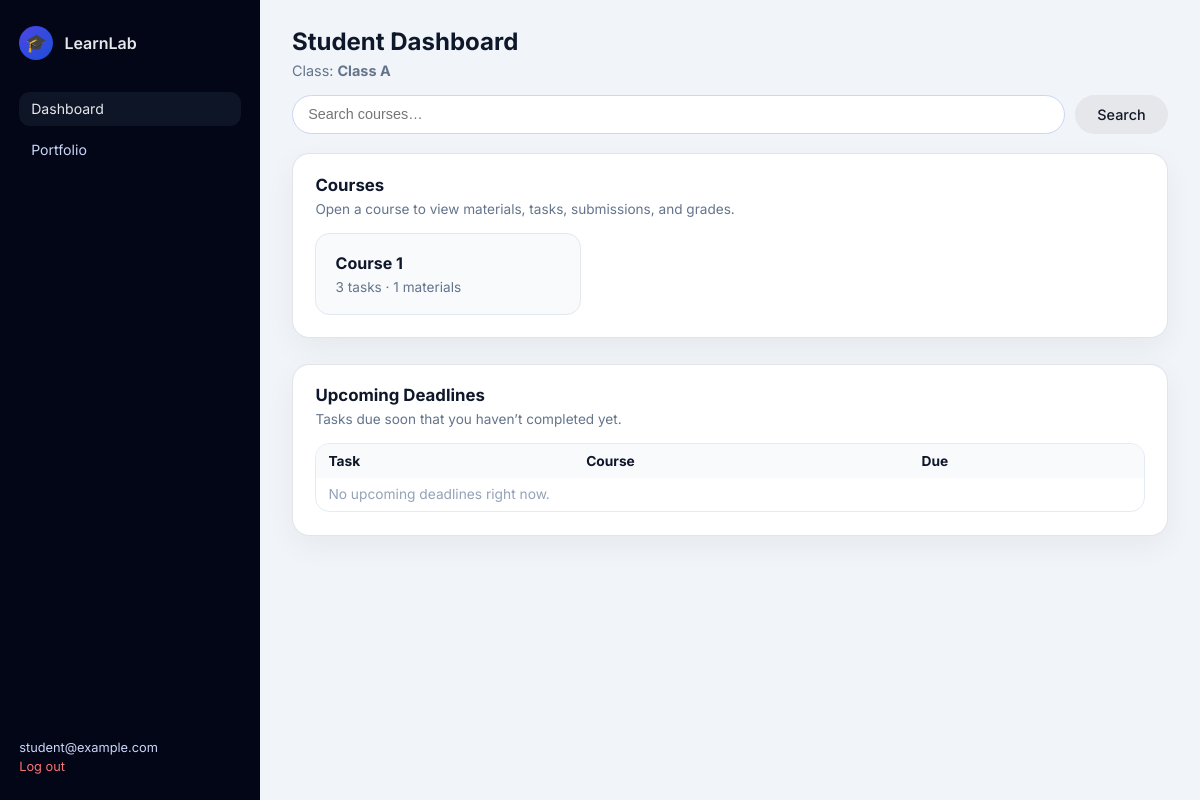
/student/dashboard/ (signed in), run on the app's committed database.
### core/models.py (models this page shows, shortened)
class User(AbstractUser):
    class Roles(models.TextChoices):
        ADMIN = "ADMIN", "Admin"
        TEACHER = "TEACHER", "Teacher"
        STUDENT = "STUDENT", "Student"
    role = models.CharField(
        max_length=20,
        choices=Roles.choices,
        default=Roles.STUDENT,
    )
    student_class = models.ForeignKey(
        "Classroom",
        on_delete=models.SET_NULL,
        null=True,
        blank=True,
        related_name="students",
    )

class Classroom(models.Model):
    name = models.CharField(max_length=200)
    description = models.TextField(blank=True)
    created_at = models.DateTimeField(auto_now_add=True)
    teachers = models.ManyToManyField(
        settings.AUTH_USER_MODEL,
        related_name="teaching_classrooms",
        blank=True,
        limit_choices_to={"role": "TEACHER"},
    )
    class Meta:
        ordering = ["-created_at"]

class Course(models.Model):
    classroom = models.ForeignKey(
        Classroom,
        on_delete=models.CASCADE,
        related_name="courses",
        null=True,
        blank=True,
    )
    name = models.CharField(max_length=200)
    description = models.TextField(blank=True)
    created_at = models.DateTimeField(auto_now_add=True)
    class Meta:
        ordering = ["-created_at"]

### core/views.py (the view)
# urls.py: path("student/dashboard/", views.student_dashboard, name="student_dashboard"),
@login_required
def student_dashboard(request: HttpRequest) -> HttpResponse:
    user: User = request.user  # type: ignore[assignment]
    if user.role != User.Roles.STUDENT:
        return _redirect_for_role(user)
    classroom = user.student_class
    courses = Course.objects.filter(classroom=classroom) if classroom else Course.objects.none()
    q = (request.GET.get("q") or "").strip()
    if q and classroom:
        courses = courses.filter(name__icontains=q)
    upcoming_deadlines = []
    if classroom:
        from django.utils import timezone
        now = timezone.now()
        group_ids = list(TaskGroup.objects.filter(students=user).values_list("id", flat=True))
        completed_task_ids = set(
            list(TaskSubmission.objects.filter(submitted_by=user).values_list("task_id", flat=True))
            + list(TaskSubmission.objects.filter(group_id__in=group_ids).values_list("task_id", flat=True))
        )
        upcoming_deadlines = (
            Task.objects.filter(course__classroom=classroom, due_date__isnull=False, due_date__gte=now)
            .exclude(pk__in=completed_task_ids)
            .select_related("course", "course__classroom")
            .order_by("due_date")[:8]
        )
    return render(
        request,
        "core/student_dashboard.html",
        {"classroom": classroom, "courses": courses, "q": q, "upcoming_deadlines": upcoming_deadlines},
    )

### templates/core/student_dashboard.html (shortened to what this page needs)
{% extends "core/base.html" %}
{% block body_class %}page-dashboard page-dashboard-student{% endblock %}
{% block content %}
<div class="dashboard-layout">
    <aside class="sidebar">
        <div class="sidebar-brand">
            <span class="sidebar-logo-circle">🎓</span>
            <span class="sidebar-title">LearnLab</span>
        </div>
        <nav class="sidebar-nav">
            <a href="{% url 'student_dashboard' %}" class="sidebar-link sidebar-link-active">Dashboard</a>
            <a href="{% url 'student_portfolio' %}" class="sidebar-link">Portfolio</a>
        </nav>
        <div class="sidebar-footer">
            <span class="sidebar-user">{{ request.user.get_full_name|default:request.user.username }}</span>
            <a href="{% url 'logout' %}" class="sidebar-logout">Log out</a>
        </div>
    </aside>
    <main class="dashboard-main">
        <header class="dashboard-header">
            <h1>Student Dashboard</h1>
            <p>
                Class:
                {% if classroom %}<strong>{{ classroom.name }}</strong>{% else %}<strong>Not assigned yet</strong>{% endif %}
            </p>
        </header>
        <form method="get" class="search-row">
            <input class="search-input" type="text" name="q" value="{{ q }}" placeholder="Search courses…">
            <button class="btn btn-secondary" type="submit">Search</button>
        </form>
        {% if classroom %}
            <section class="card">
                <h2>Courses</h2>
                <p class="card-subtitle">Open a course to view materials, tasks, submissions, and grades.</p>
                <div class="class-grid">
                    {% for course in courses %}
                        <a href="{% url 'student_course_detail' course.pk %}" class="class-card">
                            <h3>{{ course.name }}</h3>
                            <p>{{ course.tasks.count }} tasks · {{ course.materials.count }} materials</p>
                        </a>
                    {% empty %}
                        <p class="text-muted">No courses in your class yet.</p>
                    {% endfor %}
                </div>
            </section>
            <section class="card" style="margin-top: 1.6rem;">
                <h2>Upcoming Deadlines</h2>
                <p class="card-subtitle">Tasks due soon that you haven’t completed yet.</p>
                <div class="table-wrapper">
                    <table class="data-table">
                        <thead>
                            <tr><th>Task</th><th>Course</th><th>Due</th></tr>
                        </thead>
                        <tbody>
                        {% for t in upcoming_deadlines %}
                            <tr>
                                <td><a href="{% url 'student_task_detail' t.pk %}">{{ t.title }}</a></td>
                                <td>{{ t.course.name }}</td>
                                <td>{{ t.due_date|date:"M j, Y" }}</td>
                            </tr>
                        {% empty %}
                            <tr><td colspan="3" class="text-muted">No upcoming deadlines right now.</td></tr>
                        {% endfor %}
                        </tbody>
                    </table>
                </div>
            </section>
        {% else %}
            <section class="card">
                <h2>Waiting for class assignment</h2>
                <p class="card-subtitle">Ask an administrator to assign you to a class. Once assigned, your courses will appear here.</p>
            </section>
        {% endif %}
    </main>
</div>
{% endblock %}

### static/css/learnlab.css (style rules this page uses)
*, *::before, *::after { box-sizing: border-box; }
html, body { margin: 0; padding: 0; height: 100%; font-family: "Inter", system-ui, -apple-system, BlinkMacSystemFont, "Segoe UI", sans-serif; color: #0f172a; background: #f1f5f9; }
a { color: inherit; text-decoration: none; }
button { font-family: inherit; }
.btn { border-radius: 999px; border: none; display: inline-flex; align-items: center; justify-content: center; gap: 0.5rem; padding: 0.7rem 1.4rem; font-size: 0.9rem; font-weight: 500; cursor: pointer; transition: transform 0.08s ease, box-shadow 0.08s ease, background 0.08s, color 0.08s; }
.btn-secondary { background: #e5e7eb; color: #111827; }
.page-dashboard { min-height: 100vh; }
.dashboard-layout { min-height: 100vh; display: grid; grid-template-columns: 260px minmax(0, 1fr); }
.sidebar { background: #020617; color: #e5e7eb; padding: 1.6rem 1.2rem; display: flex; flex-direction: column; gap: 1.4rem; }
.sidebar-brand { display: flex; align-items: center; gap: 0.7rem; }
.sidebar-logo-circle { width: 34px; height: 34px; border-radius: 999px; display: flex; align-items: center; justify-content: center; background: radial-gradient(circle at top left, #4f46e5, #1d4ed8); font-size: 1.1rem; }
.sidebar-title { font-weight: 600; font-size: 1rem; }
.sidebar-nav { display: flex; flex-direction: column; gap: 0.35rem; margin-top: 0.6rem; }
.sidebar-link { font-size: 0.88rem; padding: 0.55rem 0.75rem; border-radius: 0.7rem; color: #cbd5f5; }
.sidebar-link-active, .sidebar-link:hover { background: rgba(15, 23, 42, 0.9); color: #e5e7eb; }
.sidebar-footer { margin-top: auto; font-size: 0.8rem; display: flex; flex-direction: column; gap: 0.25rem; }
.sidebar-user { color: #cbd5f5; }
.sidebar-logout { color: #f97373; }
.dashboard-main { padding: 1.7rem 2rem 2.5rem; }
.dashboard-header h1 { margin: 0 0 0.35rem; font-size: 1.5rem; }
.dashboard-header p { margin: 0; font-size: 0.9rem; color: #64748b; }
.card { background: #ffffff; border-radius: 1.1rem; padding: 1.3rem 1.4rem 1.4rem; box-shadow: 0 10px 30px rgba(15, 23, 42, 0.05); border: 1px solid rgba(148, 163, 184, 0.28); }
.card h2 { margin: 0 0 0.35rem; font-size: 1.05rem; }
.card-subtitle { margin: 0 0 1rem; font-size: 0.85rem; color: #64748b; }
.table-wrapper { margin-top: 0.7rem; border-radius: 0.9rem; border: 1px solid rgba(226, 232, 240, 0.9); overflow: hidden; }
.data-table { width: 100%; border-collapse: collapse; font-size: 0.86rem; }
.data-table th, .data-table td { padding: 0.55rem 0.75rem; text-align: left; }
.data-table thead { background: #f8fafc; }
.text-muted { color: #94a3b8; }
.class-grid { display: grid; grid-template-columns: repeat(auto-fill, minmax(220px, 1fr)); gap: 1rem; }
.class-card { display: block; padding: 1.2rem; background: #f8fafc; border-radius: 0.9rem; border: 1px solid #e2e8f0; transition: border-color 0.15s, box-shadow 0.15s; }
.class-card h3 { margin: 0 0 0.35rem; font-size: 1rem; }
.class-card p { margin: 0; font-size: 0.85rem; color: #64748b; }
.search-row { display: flex; gap: 0.6rem; align-items: center; margin: 1rem 0 1.2rem; flex-wrap: wrap; }
.search-input { flex: 1; min-width: 220px; border-radius: 999px; border: 1px solid #cbd5f5; padding: 0.65rem 0.95rem; font-size: 0.9rem; background: #ffffff; outline: none; }

### data on the page
User: user.get_full_name "student@example.com"
Classroom: name "Class A"
Course: name "Course 1", tasks.count "3", materials.count "1"
